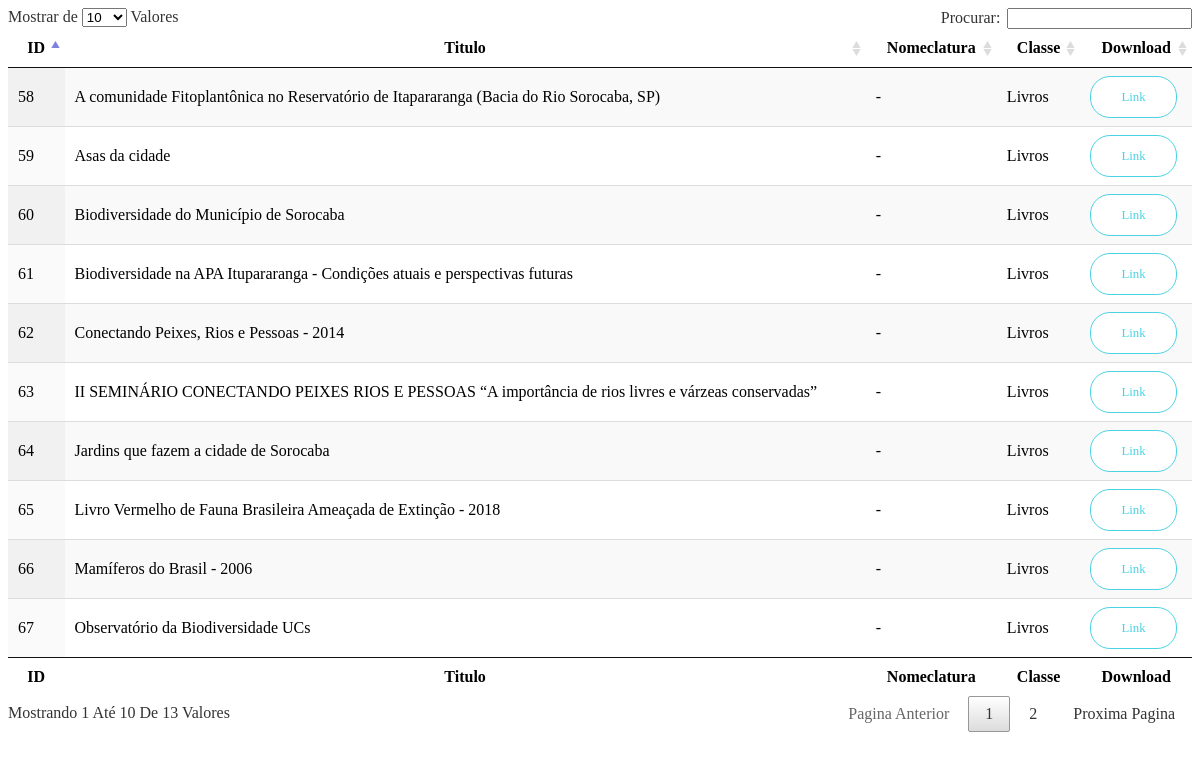
The page /tabela/livros.php on the database its author committed.
### tables this page shows
CREATE TABLE `documentos` (
  `id` int(11) NOT NULL COMMENT 'Chave da tabela',
  `id_usuario` int(11) NOT NULL COMMENT 'chave estrangeira da tabela usuario',
  `titulo` text NOT NULL COMMENT 'Título do Documento',
  `filo` varchar(25) NOT NULL COMMENT 'Espécie do animal/planta citada no documento',
  `link` text NOT NULL COMMENT 'Link para o documento',
  `image` text NOT NULL COMMENT 'imagem do documento',
  `nomeclatura` varchar(60) NOT NULL COMMENT 'Categoria do documento',
  `classe` varchar(60) NOT NULL COMMENT 'Tipo do documento',
  `created` datetime NOT NULL DEFAULT current_timestamp() ON UPDATE current_timestamp() COMMENT 'data de criação',
  `modifed` datetime DEFAULT NULL COMMENT 'data de modificação'
);

### tabela/livros.php (the view, shortened to what this page needs)
<head>
	<link rel="stylesheet" href="/tabela/DataTables/datatables.css">
</head>
<?php
$servername = "localhost";
$username = "root";
$password = "";
$dbname = "observatorio";
$conn = new mysqli($servername, $username, $password, $dbname);
$conn->set_charset('utf8mb4');
echo
    '<body>
        <table id="example" class="display" style="width:100%">
            <thead>
                <tr>
                    <th>ID</th>
                    <th>Titulo</th>
                    <th>Nomeclatura</th>
                    <th>Classe</th>
                    <th>Download</th>
                </tr>
            </thead><tbody>';
$sql = "SELECT * FROM  documentos WHERE classe = 'Livros' ";
$results = $conn->query($sql);
while($row = $results->fetch_assoc()) {
            echo '
                <tr>
                    <td>'.$row['id'].'</td>
                    <td>'.$row['titulo'].'</td>
                    <td>'.$row['nomeclatura'].'</td>
                    <td>'.$row['classe'].'</td>
                    <td><a href="'.$row['link'].'" class="genric-btn success-border circle"  target="_blank">Link</a></td>
                </tr>
            ';
}
echo '</tbody><tfoot>
            <tr>
                <th>ID</th>
                <th>Titulo</th>
                <th>Nomeclatura</th>
                <th>Classe</th>
                <th>Download</th>
            </tr>
        </tfoot>
    </table>
</body>';
?>

### tabela/DataTables/datatables.css (style rules this page uses)
table.dataTable { width: 100%; margin: 0 auto; clear: both; border-collapse: separate; border-spacing: 0; }
table.dataTable thead th, table.dataTable tfoot th { font-weight: bold; }
table.dataTable thead th, table.dataTable thead td { padding: 10px 18px; border-bottom: 1px solid #111; }
table.dataTable tfoot th, table.dataTable tfoot td { padding: 10px 18px 6px 18px; border-top: 1px solid #111; }
table.dataTable thead .sorting, table.dataTable thead .sorting_asc, table.dataTable thead .sorting_desc, table.dataTable thead .sorting_asc_disabled, table.dataTable thead .sorting_desc_disabled { cursor: pointer; *cursor: hand; background-repeat: no-repeat; background-position: center right; }
table.dataTable thead .sorting { background-image: url("DataTables-1.10.21/images/sort_both.png"); }
table.dataTable thead .sorting_asc { background-image: url("DataTables-1.10.21/images/sort_asc.png"); }
table.dataTable tbody tr { background-color: #ffffff; }
table.dataTable tbody th, table.dataTable tbody td { padding: 8px 10px; }
table.dataTable.row-border tbody th, table.dataTable.row-border tbody td, table.dataTable.display tbody th, table.dataTable.display tbody td { border-top: 1px solid #ddd; }
table.dataTable.row-border tbody tr:first-child th, table.dataTable.row-border tbody tr:first-child td, table.dataTable.display tbody tr:first-child th, table.dataTable.display tbody tr:first-child td { border-top: none; }
table.dataTable.stripe tbody tr.odd, table.dataTable.display tbody tr.odd { background-color: #f9f9f9; }
table.dataTable.order-column tbody tr > .sorting_1, table.dataTable.order-column tbody tr > .sorting_2, table.dataTable.order-column tbody tr > .sorting_3, table.dataTable.display tbody tr > .sorting_1, table.dataTable.display tbody tr > .sorting_2, table.dataTable.display tbody tr > .sorting_3 { background-color: #fafafa; }
table.dataTable.display tbody tr.odd > .sorting_1, table.dataTable.order-column.stripe tbody tr.odd > .sorting_1 { background-color: #f1f1f1; }
table.dataTable.display tbody tr.even > .sorting_1, table.dataTable.order-column.stripe tbody tr.even > .sorting_1 { background-color: #fafafa; }
table.dataTable, table.dataTable th, table.dataTable td { box-sizing: content-box; }

### tabela/livros.php (style rules this page uses)
.genric-btn.success-border { color: #4cd3e3; border: 1px solid #4cd3e3; background: #fff; }
.genric-btn.circle { border-radius: 20px; }
.genric-btn { display: inline-block; outline: none; line-height: 40px; padding: 0 30px; font-size: .8em; text-align: center; text-decoration: none; font-weight: 500; cursor: pointer; -webkit-transition: all 0.3s ease 0s; -moz-transition: all 0.3s ease 0s; -o-transition: all 0.3s ease 0s; transition: all 0.3s ease 0s; }

### rows shown on the page
documentos: id "58", titulo "A comunidade Fitoplantônica no Reservatório de Itapararanga (Bacia do Rio Sorocaba, SP)", nomeclatura "-", classe "Livros"
documentos: id "59", titulo "Asas da cidade", nomeclatura "-", classe "Livros"
documentos: id "60", titulo "Biodiversidade do Município de Sorocaba", nomeclatura "-", classe "Livros"
documentos: id "61", titulo "Biodiversidade na APA Itupararanga - Condições atuais e perspectivas futuras", nomeclatura "-", classe "Livros"
documentos: id "62", titulo "Conectando Peixes, Rios e Pessoas - 2014", nomeclatura "-", classe "Livros"
documentos: id "63", titulo "II SEMINÁRIO CONECTANDO PEIXES RIOS E PESSOAS “A importância de rios livres e várzeas conservadas”", nomeclatura "-", classe "Livros"
documentos: id "64", titulo "Jardins que fazem a cidade de Sorocaba", nomeclatura "-", classe "Livros"
documentos: id "65", titulo "Livro Vermelho de Fauna Brasileira Ameaçada de Extinção - 2018", nomeclatura "-", classe "Livros"
documentos: id "66", titulo "Mamíferos do Brasil - 2006", nomeclatura "-", classe "Livros"
documentos: id "67", titulo "Observatório da Biodiversidade UCs", nomeclatura "-", classe "Livros"
